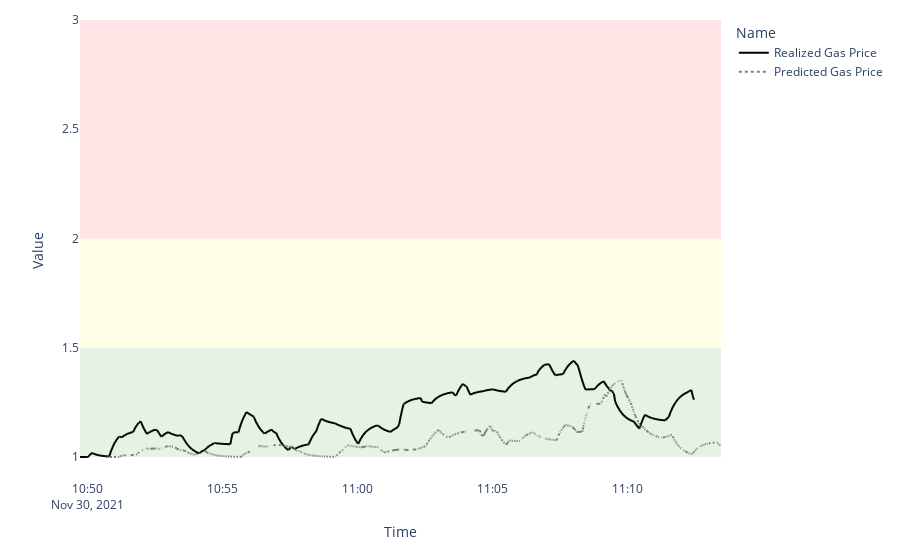

The notebook cell this image was saved under:
### Code cell
surge_chart(clean_predicted(data["predicted"]))

### Figure 1 — Plotly figure (JSON) as saved in the notebook; plotly's stock layout.template omitted (floating-point values rounded to 4 significant figures; data arrays with more than 128 entries replaced by an {"elided": "..."} marker saying what was removed)
{"data": [{"hovertemplate": "Name=Realized Gas Price<br>Time=%{x}<br>Value=%{y}<extra></extra>", "legendgroup": "Realized Gas Price", "line": {"color": "black", "dash": "solid"}, "marker": {"symbol": "circle"}, "mode": "lines", "name": "Realized Gas Price", "showlegend": true, "type": "scattergl", "x": {"elided": "1425 str values"}, "xaxis": "x", "y": {"elided": "1425 float values"}, "yaxis": "y"}, {"hovertemplate": "Name=Predicted Gas Price<br>Time=%{x}<br>Value=%{y}<extra></extra>", "legendgroup": "Predicted Gas Price", "line": {"color": "gray", "dash": "dot"}, "marker": {"symbol": "circle"}, "mode": "lines", "name": "Predicted Gas Price", "showlegend": true, "type": "scattergl", "x": {"elided": "1425 str values"}, "xaxis": "x", "y": {"elided": "1425 float values"}, "yaxis": "y"}], "layout": {"autosize": true, "legend": {"title": {"text": "Name"}, "tracegroupgap": 0}, "margin": {"t": 20}, "paper_bgcolor": "rgba(0, 0, 0, 0)", "plot_bgcolor": "rgba(0, 0, 0, 0)", "shapes": [{"fillcolor": "green", "line": {"width": 0}, "opacity": 0.1, "type": "rect", "x0": 0, "x1": 1, "xref": "x domain", "y0": 1, "y1": 1.5, "yref": "y"}, {"fillcolor": "yellow", "line": {"width": 0}, "opacity": 0.1, "type": "rect", "x0": 0, "x1": 1, "xref": "x domain", "y0": 1.5, "y1": 2, "yref": "y"}, {"fillcolor": "red", "line": {"width": 0}, "opacity": 0.1, "type": "rect", "x0": 0, "x1": 1, "xref": "x domain", "y0": 2, "y1": 3, "yref": "y"}], "xaxis": {"anchor": "y", "autorange": true, "domain": [0, 1], "range": ["2021-11-30 10:49:43", "2021-11-30 11:13:27"], "title": {"text": "Time"}, "type": "date"}, "yaxis": {"anchor": "x", "autorange": true, "domain": [0, 1], "range": [0.8947, 3], "title": {"text": "Value"}, "type": "linear"}}}
